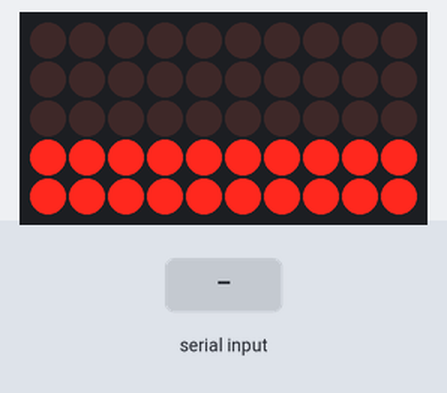
A sketch run on a simulated Arduino Mega 2560, built with avr-gcc and run on an emulated ATmega2560. Shown: 10×5 LED matrix. Wiring (inferred from the names in the program): LED matrix (orientation assumed): rows pin 2, pin 3, pin 4, pin 5, pin 6; columns pin 35, pin 37, pin 39, pin 41, pin 43, pin 45, pin 47, pin 49, pin 51, pin 53. The test bench sets the inputs (shaded band).

Above: at 0.94 s.
1.3 s: "90,45\n" received over Serial
At 2.8 s:
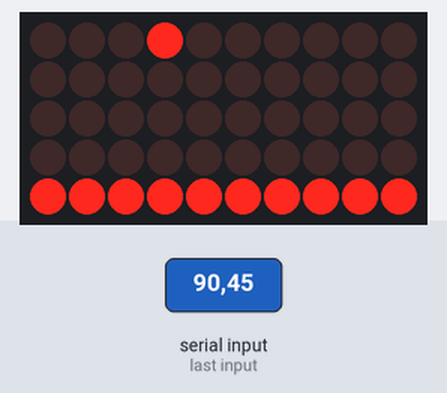
3.5 s: "5\n" received over Serial
At 4.4 s:
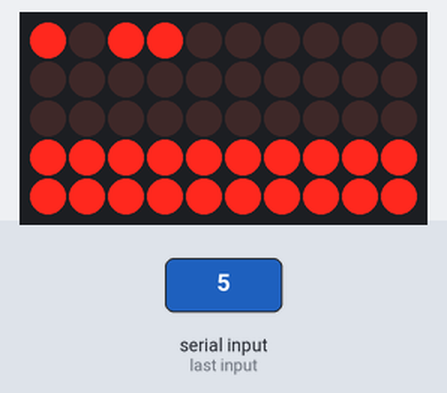
5.3 s: "1\n" received over Serial
At 5.7 s:
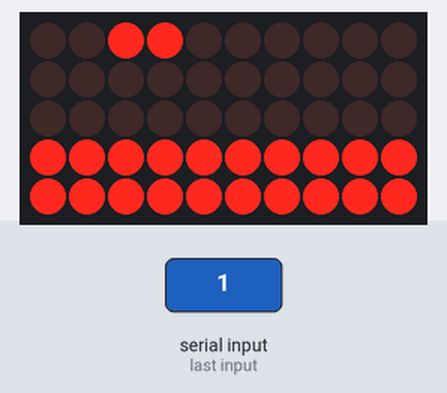
8.3 s: "30,150\n" received over Serial
9.9 s: "0\n" received over Serial
11.7 s: "4\n" received over Serial
At 12.3 s:
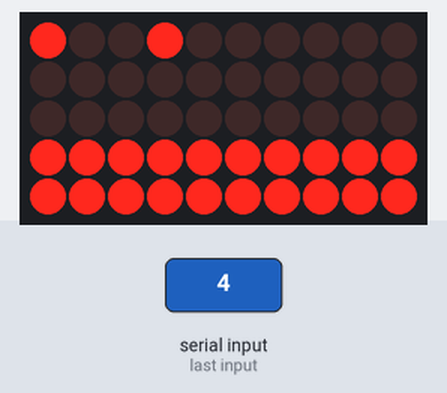

The sketch:

Embedded.ino
```cpp
#define BAUD_RATE 9600

#define ROW_0_PIN 2
#define ROW_1_PIN 3
#define ROW_2_PIN 4
#define ROW_3_PIN 5
#define ROW_4_PIN 6

#define COL_0_PIN 35
#define COL_1_PIN 37
#define COL_2_PIN 39
#define COL_3_PIN 41
#define COL_4_PIN 43
#define COL_5_PIN 45
#define COL_6_PIN 47
#define COL_7_PIN 49
#define COL_8_PIN 51
#define COL_9_PIN 53

void setup()
{
  //Setup serial communications.
  Serial.begin(BAUD_RATE);

  //Setup matrix row pins.
  pinMode(ROW_0_PIN, OUTPUT);
  pinMode(ROW_1_PIN, OUTPUT);
  pinMode(ROW_2_PIN, OUTPUT);
  pinMode(ROW_3_PIN, OUTPUT);
  pinMode(ROW_4_PIN, OUTPUT);
  digitalWrite(ROW_0_PIN, LOW);
  digitalWrite(ROW_1_PIN, LOW);
  digitalWrite(ROW_2_PIN, LOW);
  digitalWrite(ROW_3_PIN, LOW);
  digitalWrite(ROW_4_PIN, LOW);

  //Setup matrix column pins.
  pinMode(COL_0_PIN, OUTPUT);
  pinMode(COL_1_PIN, OUTPUT);
  pinMode(COL_2_PIN, OUTPUT);
  pinMode(COL_3_PIN, OUTPUT);
  pinMode(COL_4_PIN, OUTPUT);
  pinMode(COL_5_PIN, OUTPUT);
  pinMode(COL_6_PIN, OUTPUT);
  pinMode(COL_7_PIN, OUTPUT);
  pinMode(COL_8_PIN, OUTPUT);
  pinMode(COL_9_PIN, OUTPUT);
  digitalWrite(COL_0_PIN, HIGH);
  digitalWrite(COL_1_PIN, HIGH);
  digitalWrite(COL_2_PIN, HIGH);
  digitalWrite(COL_3_PIN, HIGH);
  digitalWrite(COL_4_PIN, HIGH);
  digitalWrite(COL_5_PIN, HIGH);
  digitalWrite(COL_6_PIN, HIGH);
  digitalWrite(COL_7_PIN, HIGH);
  digitalWrite(COL_8_PIN, HIGH);
  digitalWrite(COL_9_PIN, HIGH);
}

void loop()
{
  decoder();
  plexer();
}

unsigned char led_state[50] = {
  1, 1, 1, 1, 1, 1, 1, 1, 1, 1,
  2, 2, 2, 2, 2, 2, 2, 2, 2, 2,
  3, 3, 3, 3, 3, 3, 3, 3, 3, 3,
  4, 4, 4, 4, 4, 4, 4, 4, 4, 4,
  5, 5, 5, 5, 5, 5, 5, 5, 5, 5
};

void decoder()
{
  static int led_index = 0;

  //No data.
  if(!Serial.available())
    return;

  char ch = Serial.read();

  //End of data, reset.
  if(ch == '\n') {
    led_index = 0;
    return;
  }

  //Invalid data.
  if(ch < 48 || ch > 57)
    return;

  led_state[led_index] = ch - 48;

  //Increment for next function call.
  if(++led_index >= 50)
    led_index = 0;
}

void plexer()
{
  static int led_index = 0;
  static int row_pin = 2;
  static int col_pin = 35;

  //Get row and column pins to set.
  switch(led_index) {
    case 0:
      row_pin = ROW_0_PIN;
      col_pin = COL_0_PIN;
      break;
    case 1:
      row_pin = ROW_0_PIN;
      col_pin = COL_1_PIN;
      break;
    case 2:
      row_pin = ROW_0_PIN;
      col_pin = COL_2_PIN;
      break;
    case 3:
      row_pin = ROW_0_PIN;
      col_pin = COL_3_PIN;
      break;
    case 4:
      row_pin = ROW_0_PIN;
      col_pin = COL_4_PIN;
      break;
    case 5:
      row_pin = ROW_0_PIN;
      col_pin = COL_5_PIN;
      break;
    case 6:
      row_pin = ROW_0_PIN;
      col_pin = COL_6_PIN;
      break;
    case 7:
      row_pin = ROW_0_PIN;
      col_pin = COL_7_PIN;
      break;
    case 8:
      row_pin = ROW_0_PIN;
      col_pin = COL_8_PIN;
      break;
    case 9:
      row_pin = ROW_0_PIN;
      col_pin = COL_9_PIN;
      break;
    case 10:
      row_pin = ROW_1_PIN;
      col_pin = COL_0_PIN;
      break;
    case 11:
      row_pin = ROW_1_PIN;
      col_pin = COL_1_PIN;
      break;
    case 12:
      row_pin = ROW_1_PIN;
      col_pin = COL_2_PIN;
      break;
    case 13:
      row_pin = ROW_1_PIN;
      col_pin = COL_3_PIN;
      break;
    case 14:
      row_pin = ROW_1_PIN;
      col_pin = COL_4_PIN;
      break;
    case 15:
      row_pin = ROW_1_PIN;
      col_pin = COL_5_PIN;
      break;
    case 16:
      row_pin = ROW_1_PIN;
      col_pin = COL_6_PIN;
      break;
    case 17:
      row_pin = ROW_1_PIN;
      col_pin = COL_7_PIN;
      break;
    case 18:
      row_pin = ROW_1_PIN;
      col_pin = COL_8_PIN;
      break;
    case 19:
      row_pin = ROW_1_PIN;
      col_pin = COL_9_PIN;
      break;
    case 20:
      row_pin = ROW_2_PIN;
      col_pin = COL_0_PIN;
      break;
    case 21:
      row_pin = ROW_2_PIN;
      col_pin = COL_1_PIN;
      break;
    case 22:
      row_pin = ROW_2_PIN;
      col_pin = COL_2_PIN;
      break;
    case 23:
      row_pin = ROW_2_PIN;
      col_pin = COL_3_PIN;
      break;
    case 24:
      row_pin = ROW_2_PIN;
      col_pin = COL_4_PIN;
      break;
    case 25:
      row_pin = ROW_2_PIN;
      col_pin = COL_5_PIN;
      break;
    case 26:
      row_pin = ROW_2_PIN;
      col_pin = COL_6_PIN;
      break;
    case 27:
      row_pin = ROW_2_PIN;
      col_pin = COL_7_PIN;
      break;
    case 28:
      row_pin = ROW_2_PIN;
      col_pin = COL_8_PIN;
      break;
    case 29:
      row_pin = ROW_2_PIN;
      col_pin = COL_9_PIN;
      break;
    case 30:
      row_pin = ROW_3_PIN;
      col_pin = COL_0_PIN;
      break;
    case 31:
      row_pin = ROW_3_PIN;
      col_pin = COL_1_PIN;
      break;
    case 32:
      row_pin = ROW_3_PIN;
      col_pin = COL_2_PIN;
      break;
    case 33:
      row_pin = ROW_3_PIN;
      col_pin = COL_3_PIN;
      break;
    case 34:
      row_pin = ROW_3_PIN;
      col_pin = COL_4_PIN;
      break;
    case 35:
      row_pin = ROW_3_PIN;
      col_pin = COL_5_PIN;
      break;
    case 36:
      row_pin = ROW_3_PIN;
      col_pin = COL_6_PIN;
      break;
    case 37:
      row_pin = ROW_3_PIN;
      col_pin = COL_7_PIN;
      break;
    case 38:
      row_pin = ROW_3_PIN;
      col_pin = COL_8_PIN;
      break;
    case 39:
      row_pin = ROW_3_PIN;
      col_pin = COL_9_PIN;
      break;
    case 40:
      row_pin = ROW_4_PIN;
      col_pin = COL_0_PIN;
      break;
    case 41:
      row_pin = ROW_4_PIN;
      col_pin = COL_1_PIN;
      break;
    case 42:
      row_pin = ROW_4_PIN;
      col_pin = COL_2_PIN;
      break;
    case 43:
      row_pin = ROW_4_PIN;
      col_pin = COL_3_PIN;
      break;
    case 44:
      row_pin = ROW_4_PIN;
      col_pin = COL_4_PIN;
      break;
    case 45:
      row_pin = ROW_4_PIN;
      col_pin = COL_5_PIN;
      break;
    case 46:
      row_pin = ROW_4_PIN;
      col_pin = COL_6_PIN;
      break;
    case 47:
      row_pin = ROW_4_PIN;
      col_pin = COL_7_PIN;
      break;
    case 48:
      row_pin = ROW_4_PIN;
      col_pin = COL_8_PIN;
      break;
    case 49:
      row_pin = ROW_4_PIN;
      col_pin = COL_9_PIN;
      break;
  }

  //Set LED brightness.
  if(led_state[led_index]) {
      digitalWrite(row_pin, HIGH);
      digitalWrite(col_pin, LOW);
  }
  switch(led_state[led_index]) {
    case 0:
      delayMicroseconds(0);
      break;
    case 1:
      delayMicroseconds(2);
      break;
    case 2:
      delayMicroseconds(8);
      break;
    case 3:
      delayMicroseconds(32);
      break;
    case 4:
      delayMicroseconds(128);
      break;
    case 5:
      delayMicroseconds(380);
      break;
  }
  digitalWrite(row_pin, LOW);
  digitalWrite(col_pin, HIGH);

  //Increment for next function call.
  if(++led_index >= 50)
    led_index = 0;
}
```

Measured:
- after the input at 1.3 s, the display: first changes at once (image 1 shows a later state)
- after the input at 3.5 s, the display: changes at once (image 2)
- after the input at 5.3 s, the display: first changes after 0.08 s (image 3 shows a later state)
- after the input at 11.7 s, the display: changes after 0.20 s (image 4)
- what the display in image 1 shows lasts 0.5 s, from 2.4 s to 2.9 s
